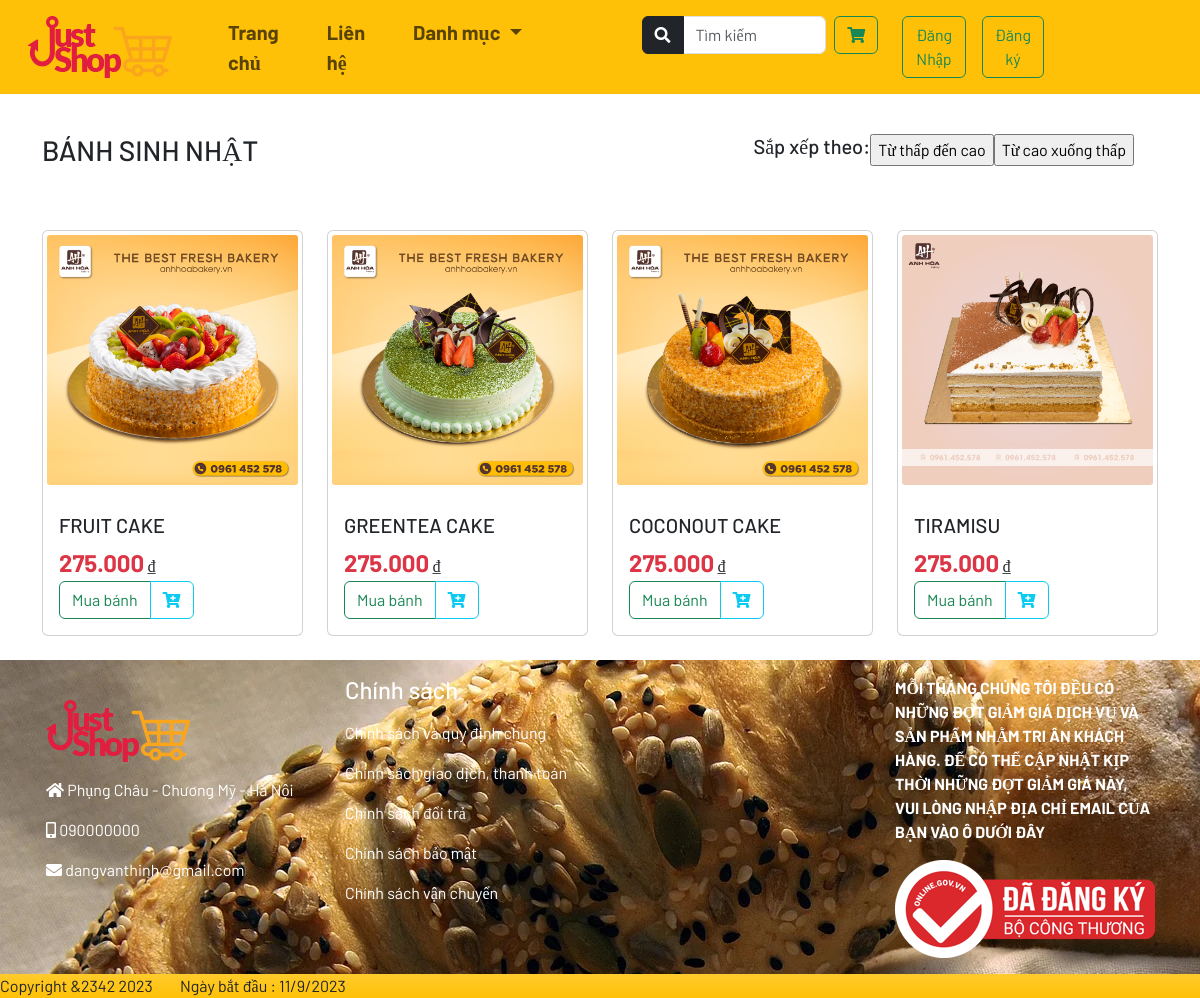
Page /controller/index.php?act=loaihh&iddm=1 on the committed database.
### tables this page shows
CREATE TABLE `loai` (
  `ma_loai` int(11) NOT NULL,
  `ten_loai` varchar(150) NOT NULL
);

CREATE TABLE `hang_hoa` (
  `ma_hh` int(11) NOT NULL,
  `ten_hh` varchar(150) NOT NULL,
  `don_gia` int(11) NOT NULL,
  `anh` varchar(150) NOT NULL,
  `giam_gia` int(11) NOT NULL,
  `ngay_nhap` date NOT NULL,
  `ma_loai` int(11) NOT NULL,
  `dac_biet` int(11) NOT NULL,
  `so_luot_xem` int(11) NOT NULL,
  `mota` text NOT NULL
);

### model/PDO.php (called while the page is built, shortened)
<?php
function pdo_query($sql){
    $conn = connect();
    $stmt = $conn->prepare($sql);
    $stmt->execute();
    $kq = $stmt->fetchAll();
    return $kq;
}
function pdo_query_one($sql){
    $conn = connect();
    $stmt = $conn->prepare($sql);
    $stmt->execute();
    $kq = $stmt->fetch();
    return $kq;
}
?>

### model/GetData.php (called while the page is built, shortened)
<?php
require_once 'PDO.php';
function getOneLoaiHang($idlh){
    $query = "SELECT * FROM loai WHERE ma_loai = '$idlh'";
    return pdo_query_one($query);
}
function getHH_Loai($iddm){
    $query = "SELECT * FROM hang_hoa WHERE ma_loai='$iddm' ";
    return pdo_query($query);
}
?>

### view/client/hanghoa_loai.php (the view, shortened to what this page needs)
<div class="container margin_top">
    <div class="d-flex justify-content-between">
        <div class="my-3 text-uppercase">
            <h3 class="pt-4"><?= $loaihh['ten_loai'] ?></h3>
        </div>
        <div class="my-3 ">
            <form action="" method="post" class="p-4">
                <div class="btn-group">
                    <h5 class="">Sắp xếp theo: </h5>
                    <input type="submit" name="" value="Từ thấp đến cao" class="btn_filter">
                    <input type="submit" name="" value="Từ cao xuống thấp">
                </div>
            </form>
        </div>
    </div>
    <div class="row">
        <?php foreach($hh_loai as $key=>$item):?>
        <div class="col-lg-3 col-md-4 col-sm-6 ">
            <div class="card my-4 product-item">
                <div class="img_hover p-1">
                    <a href="?act=chitiet&id=<?=$item['ma_hh']?>&idloai=<?= $item['ma_loai']?>">
                        <img src="<?=$item['anh']?>" alt="" class="img_product">
                    </a>
                </div>
                <div class="card-body">
                    <div class="">
                        <h5 class="card-title my-2 text-uppercase"><?=$item['ten_hh']?></h5>
                        <div>
                            <span class="text-danger fs-4 fw-bold" id="price"><?= number_format($item['don_gia'],0,',','.') ?></span>
                            <span>&#8363</span>
                        </div>
                    </div>
                    <div class="btn-group">
                        <a href="#" class="btn btn-outline-success">Mua bánh</a>
                        <a href="#" class="btn btn-outline-info addToCart"><i class="fas fa-cart-plus"></i></a>
                    </div>
                </div>
            </div>
        </div>
        <?php endforeach?>
    </div>
</div>

### controller/index.php (shortened to what this page needs)
<?php
require_once '../model/GetData.php';
?>
<!DOCTYPE html>
<html lang="en">
<head>
    <?php include '../view/client/component/head.php';?>
</head>
<body>
<?php
include '../view/client/component/header.php';?>
<?php
if(isset($_GET['act'])){
    switch($_GET['act']){
        case 'loaihh':
            if(isset($_GET['iddm'])){
                $iddm = $_GET['iddm'];
            }
            $loaihh =  getOneLoaiHang($iddm);
            $hh_loai = getHH_Loai($iddm);
            include '../view/client/hanghoa_loai.php';
        break;
    }
}else{
    $hhmoi = getBanhMoi();
    $hhtt = getBanhTTTop10();
    include '../view/client/home.php';
}
?>
<?php include '../view/client/component/footer.php'?>
</body>
</html>

### view/client/component/head.php (shortened to what this page needs)
<link rel="stylesheet" href="https://cdnjs.cloudflare.com/ajax/libs/font-awesome/5.15.4/css/all.min.css" />
<link rel="stylesheet" href="https://cdn.jsdelivr.net/npm/bootstrap@5.3.1/dist/css/bootstrap.min.css">
<link rel="stylesheet" href="../view/assets/css/customize.css">

### view/client/component/header.php (shortened to what this page needs)
<div class="fixed-top fw-bold">
    <nav class="navbar navbar-expand-lg bg-warning">
      <div class="container-fluid">
        <a class="navbar-brand px-3" href="?act=home">
            <img src="../view/assets/img/customize/just-shop-logo.png" alt="">
        </a>
        <div class="collapse navbar-collapse" id="navbarTogglerDemo02">
          <ul class="navbar-nav me-auto mb-2 fs-5 mb-lg-0">
            <li class="nav-item mx-3">
              <a class="nav-link" aria-current="page" href="?act=home">Trang chủ</a>
            </li>
            <li class="nav-item mx-3">
              <a class="nav-link" href="#">Liên hệ</a>
            </li>
            <li class="nav-item dropdown mx-3">
                <a class="nav-link dropdown-toggle" href="#" role="button" data-bs-toggle="dropdown" aria-expanded="false">
                    Danh mục
                </a>
            </li>
          </ul>
          <div class="d-flex mx-5">
            <ul class="navbar-nav me-5 px-5">
                <li class="nav-item">
                    <div class="my-2">
                        <form action="?act=search" method="post" class="input-group">
                            <button name="search" type="submit" class="btn btn-dark"><i class="fas fa-search"></i></button>
                            <input type="text" name="search_product" id="" class="form-control" placeholder="Tìm kiếm">
                        </form>
                    </div>
                </li>
                <li class="nav-item">
                    <a class="nav-link" href="?act=cart" >
                        <div class="btn btn-outline-success">
                            <i class="fas fa-shopping-cart"><span id="numberCart" class=""></span></i>
                        </div>
                    </a>
                </li>
                <?php if(isset($_SESSION['email']) && (isset($_SESSION['password']))):?>
                    <?php $kh = getOneKH($_SESSION['idkh'])?>
                <li class="nav-item dropdown">
                    <a class="nav-link dropdown-toggle" href="#"
                    role="button" data-bs-toggle="dropdown"
                    aria-expanded="false">
                            <img src="<?= $kh['anh']?>" alt="" class="img_user">
                    </a>
                    <ul class="dropdown-menu">
                        <li class="dropdown-item">
                            <a class="nav-link d-flex text-success " href="?act=chitietkh&idkh=<?= $_SESSION['idkh']?>">
                                <span class="me-auto p2">Hồ sơ</span>
                                <i class="fas fa-info p2"></i>
                            </a>
                        </li>
                        <li class="dropdown-item">
                            <a class="nav-link d-flex text-warning" href="#">
                                <span class=" me-auto p2">Cài đặt</span>
                                <i class="fas fa-cog p2"></i>
                            </a>
                        </li>
                        <li class="dropdown-item">
                            <a class="nav-link d-flex text-info" href="#">
                                <span class="me-auto p2">Đơn hàng</span>
                                <i class="fas fa-truck p2"></i>
                            </a>
                        </li>
                        <li><hr class="dropdown-divider"></li>
                        <li class="dropdown-item">
                            <a class="nav-link d-flex text-danger" onclick="return confirm('Bạn có muốn đăng xuất ?')" href="LoginController.php?logout">
                                <span class="me-auto p2">Đăng xuất</span>
                                <i class="fas fa-sign-out-alt p2"></i>
                            </a>
                        </li>
                    </ul>
                </li>
            <?php else:?>
                <li class="nav-item">
                    <div class="my-2">
                        <ul class="navbar-nav">
                            <li class="nav-item mx-3">
                                <a class="btn btn-outline-success" href="?act=login" >
                                    Đăng Nhập
                                </a>
                            </li>
                            <li class="nav-item">
                                <a class="btn btn-outline-success" href="?act=register" >
                                    Đăng ký
                                </a>
                            </li>
                        </ul>
                    </div>
                </li>
            <?php endif ?>
            </ul>
          </div>
        </div>
      </div>
    </nav>
</div>
                <div class="offcanvas-header">
                    <h5 class="offcanvas-title" id="offcanvasNavbarLabel">Offcanvas</h5>
                </div>

### view/client/component/footer.php (shortened to what this page needs)
<footer>
    <div class="" id="background_footer">
        <div class="container p-3 text-white" id="content_footer">
            <div class="row">
                <div class="col-md-3 my-4">
                    <a href="?act=home">
                        <img src="../view/assets/img/customize/just-shop-logo.png" alt="" class="">
                    </a>
                    <div class="mt-3">
                        <div>
                            <p>
                                <i class="fas fa-home"></i>
                                Phụng Châu - Chương Mỹ - Hà Nội
                            </p>
                        </div>
                        <div>
                            <p>
                                <i class="fas fa-mobile-alt"></i>
                                090000000
                            </p>
                        </div>
                        <div>
                            <p>
                                <i class="fas fa-envelope"></i>
                                dangvanthinh@gmail.com
                            </p>
                        </div>
                    </div>
                </div>
                <div class="col-md-3">
                    <div>
                        <ul class="nav flex-column ">
                            <li class="mx-3">
                                <h4>Chính sách</h4>
                            </li>
                            <li class="nav-item">
                                <a href="#" class="text-white nav-link">Chính sách và quy định chung</a>
                            </li>
                            <li class="nav-item">
                                <a href="#" class="text-white nav-link">Chính sách giao dịch, thanh toán</a>
                            </li>
                            <li class="nav-item">
                                <a href="#" class="text-white nav-link">Chính sách đổi trả</a>
                            </li>
                            <li class="nav-item">
                                <a href="#" class="text-white nav-link">Chính sách bảo mật</a>
                            </li>
                            <li class="nav-item">
                                <a href="#" class="text-white nav-link">Chính sách vận chuyển</a>
                            </li>
                        </ul>
                    </div>
                </div>
                <div class="col-md-3"></div>
                <div class="col-md-3 text-uppercase fw-bold">
                    <p>MỖI THÁNG CHÚNG TÔI ĐỀU CÓ NHỮNG ĐỢT GIẢM GIÁ DỊCH VỤ VÀ SẢN PHẨM NHẰM TRI ÂN KHÁCH HÀNG. ĐỂ CÓ THỂ CẬP NHẬT KỊP THỜI NHỮNG ĐỢT GIẢM GIÁ NÀY, VUI LÒNG NHẬP ĐỊA CHỈ EMAIL CỦA BẠN VÀO Ô DƯỚI ĐÂY</p>
                    <div class="mt-3">
                        <a href="#">
                            <img src="../view/assets/img/customize/check-bôcngthuong.webp" alt="">
                        </a>
                    </div>
                </div>
            </div>
        </div>
    </div>
    <div class="bg-warning bg-gradient">
        <span class="">Copyright &2342 2023</span>
        <span class="mx-4 d-flex-inline">Ngày bắt đầu : 11/9/2023</span>
    </div>
</footer>

### view/assets/css/customize.css (style rules this page uses)
* { font-family: Barlow; }
.margin_top { margin-top: 4rem; }
.img_product { width: 100%; height: 250px; transition: 0.5s; border-radius: 0.2rem; }
.img_hover { overflow: hidden; }
#background_footer { background-image: url('../img/customize/banner-footer.webp'); }

### rows in the picture
loai: ten_loai "BÁNH SINH NHẬT"
hang_hoa: anh (picture), ten_hh "FRUIT CAKE", don_gia "275.000"
hang_hoa: anh (picture), ten_hh "GREENTEA CAKE", don_gia "275.000"
hang_hoa: anh (picture), ten_hh "COCONOUT CAKE", don_gia "275.000"
hang_hoa: anh (picture), ten_hh "TIRAMISU", don_gia "275.000"
